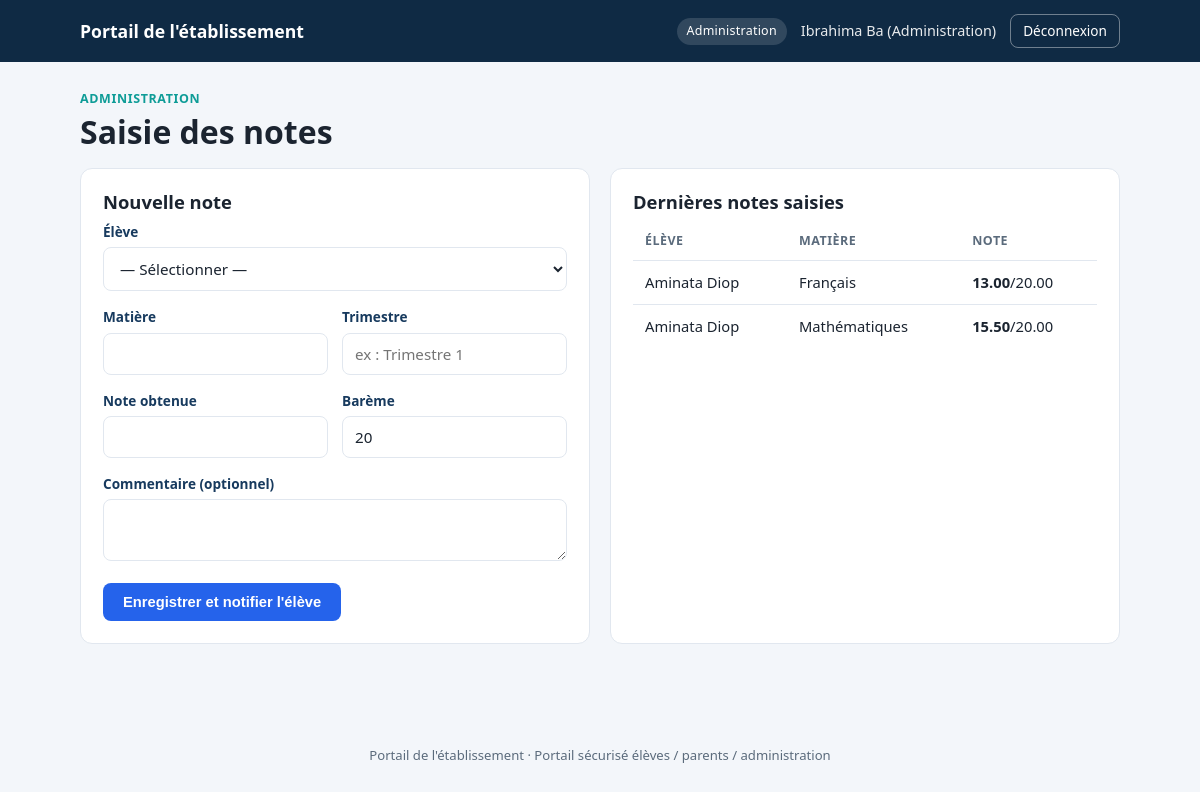
Page /staff/notes.php (signed in) on the committed database.
### tables this page shows
CREATE TABLE IF NOT EXISTS notes (
  id           INT AUTO_INCREMENT PRIMARY KEY,
  student_id   INT NOT NULL,
  matiere      VARCHAR(80) NOT NULL,
  trimestre    VARCHAR(20) NOT NULL,
  valeur       DECIMAL(4,2) NOT NULL,
  bareme       DECIMAL(4,2) NOT NULL DEFAULT 20.00,
  commentaire  VARCHAR(255) DEFAULT NULL,
  entered_by   INT NOT NULL,
  created_at   DATETIME NOT NULL DEFAULT CURRENT_TIMESTAMP,
  notified_at  DATETIME DEFAULT NULL,
  FOREIGN KEY (student_id) REFERENCES students(id) ON DELETE CASCADE,
  FOREIGN KEY (entered_by) REFERENCES users(id)
);

CREATE TABLE IF NOT EXISTS users (
  id             INT AUTO_INCREMENT PRIMARY KEY,
  role           ENUM('staff','parent','student') NOT NULL,
  full_name      VARCHAR(150) NOT NULL,
  username       VARCHAR(50)  NOT NULL UNIQUE,
  password_hash  VARCHAR(255) NOT NULL,
  phone_whatsapp VARCHAR(20)  DEFAULT NULL COMMENT 'Format international, ex: 221785698458',
  email          VARCHAR(150) DEFAULT NULL,
  is_active      TINYINT(1)   NOT NULL DEFAULT 1,
  created_at     DATETIME     NOT NULL DEFAULT CURRENT_TIMESTAMP
);

### includes/helpers.php (called while the page is built, shortened)
<?php
function e(?string $value): string
{
    return htmlspecialchars((string)$value, ENT_QUOTES, 'UTF-8');
}

### staff/notes.php (the view, shortened to what this page needs)
<?php
require_once __DIR__ . '/../includes/helpers.php';
$pdo = get_pdo();
$recent = $pdo->query(
    'SELECT n.matiere, n.trimestre, n.valeur, n.bareme, n.created_at, u.full_name
     FROM notes n JOIN students s ON s.id = n.student_id JOIN users u ON u.id = s.user_id
     ORDER BY n.created_at DESC LIMIT 15'
)->fetchAll();
require __DIR__ . '/../includes/layout_start.php';
?>
<div class="section-label">Administration</div>
<h1>Saisie des notes</h1>
<div class="grid-2">
  <div class="card">
    <h2>Nouvelle note</h2>
    <form method="post">
      <div class="field">
        <label>Élève</label>
        <select name="student_id" required>
          <option value="">— Sélectionner —</option>
        </select>
      </div>
      <div class="form-row">
        <div class="field"><label>Matière</label><input type="text" name="matiere" required></div>
        <div class="field"><label>Trimestre</label><input type="text" name="trimestre" required placeholder="ex : Trimestre 1"></div>
      </div>
      <div class="form-row">
        <div class="field"><label>Note obtenue</label><input type="number" step="0.25" min="0" name="valeur" required></div>
        <div class="field"><label>Barème</label><input type="number" step="0.25" min="1" name="bareme" value="20" required></div>
      </div>
      <div class="field"><label>Commentaire (optionnel)</label><textarea name="commentaire" rows="2"></textarea></div>
      <button class="btn" type="submit">Enregistrer et notifier l'élève</button>
    </form>
  </div>
  <div class="card">
    <h2>Dernières notes saisies</h2>
    <?php if (!$recent): ?>
      <p class="muted">Aucune note saisie pour le moment.</p>
    <?php else: ?>
      <table>
        <thead><tr><th>Élève</th><th>Matière</th><th>Note</th></tr></thead>
        <tbody>
          <?php foreach ($recent as $n): ?>
            <tr>
              <td><?= e($n['full_name']) ?></td>
              <td><?= e($n['matiere']) ?></td>
              <td><strong><?= e($n['valeur']) ?></strong>/<?= e($n['bareme']) ?></td>
            </tr>
          <?php endforeach; ?>
        </tbody>
      </table>
    <?php endif; ?>
  </div>
</div>
<?php require __DIR__ . '/../includes/layout_end.php'; ?>

### assets/style.css (style rules this page uses)
:root { --navy:#0F2A44; --navy-light:#173A5E; --blue:#2563EB; --teal:#0E9C97; --bg:#F3F6FA; --card:#FFFFFF; --ink:#1B2430; --muted:#5B6B7C; --line:#E1E7EF; --success:#16A34A; --success-bg:#EAF7EE; --warning:#D97706; --warning-bg:#FDF3E4; --danger:#DC2626; --danger-bg:#FCEAEA; --radius:12px; }
*,*::before,*::after { box-sizing:border-box; }
body { margin:0; background:var(--bg); color:var(--ink); font-family:system-ui,-apple-system,"Segoe UI",Roboto,Helvetica,Arial,sans-serif; line-height:1.5; }
h1,h2,h3 { margin:0 0 .5em;line-height:1.2; }
.card { background:var(--card);border:1px solid var(--line);border-radius:var(--radius); padding:22px 22px;margin-bottom:22px; }
.card h2 { font-size:1.15rem; }
.card + .card { margin-top:0; }
.grid-2 { display:grid;grid-template-columns:1fr;gap:20px; }
@media (min-width:820px) { .grid-2 { grid-template-columns:1fr 1fr; } }
table { width:100%;border-collapse:collapse;font-size:.92rem; }
th,td { text-align:left;padding:10px 12px;border-bottom:1px solid var(--line); }
th { color:var(--muted);font-weight:600;font-size:.78rem;text-transform:uppercase;letter-spacing:.04em; }
tr:last-child td { border-bottom:none; }
label { display:block;font-size:.85rem;font-weight:600;margin-bottom:5px;color:var(--navy-light); }
input[type=text],input[type=password],input[type=date],input[type=tel],input[type=number],select,textarea { width:100%;padding:10px 12px;border:1px solid var(--line);border-radius:8px; font-size:.95rem;font-family:inherit;background:#fff;color:var(--ink); }
.field { margin-bottom:16px; }
.btn { display:inline-block;background:var(--blue);color:#fff;border:none; padding:11px 20px;border-radius:8px;font-weight:600;font-size:.92rem; cursor:pointer;text-decoration:none; }
.form-row { display:flex;gap:14px;flex-wrap:wrap; }
.form-row > .field { flex:1;min-width:160px; }
.section-label { font-size:.78rem;text-transform:uppercase;letter-spacing:.05em;color:var(--teal);font-weight:700;margin-bottom:4px; }

### rows in the picture
notes: users.full_name "Aminata Diop", matiere "Français", valeur "13.00", bareme "20.00"
notes: users.full_name "Aminata Diop", matiere "Mathématiques", valeur "15.50", bareme "20.00"

### other values in the picture
APP_NAME "Portail de l'établissement"
$role_labels[$user['role']] "Administration"
$user['full_name'] "Ibrahima Ba (Administration)"
